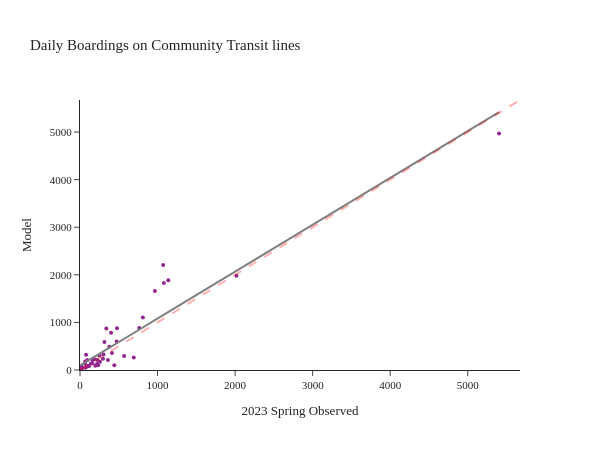

Here is the notebook cell this chart was saved with:
### Code cell
boardings_routes_agency('Community Transit')

### Figure 1 — Plotly figure (JSON) as saved in the notebook; plotly's stock layout.template omitted (floating-point values rounded to 4 significant figures)
{"data": [{"customdata": [["101 Mar P&R-Aur Vill"], ["105 Mariner P&R-Both"], ["106 Mariner P&R-Both"], ["107 Lynnwd-Seaway TC"], ["109 Ash Wy P&R-LkStv"], ["111 Brier-MtLkTer TC"], ["112 MLT TC-Ash P&R"], ["113 Mukilteo-Lynn TC"], ["115 McClm P&R-AurVil"], ["116 Edm-Silver Firs"], ["119 Ash P&R-MLT TC"], ["120 Canyon Pk-Lyn TC"], ["130 Edmonds-Lynnwood"], ["196 Ash W P&R-Edmnds"], ["201 Smokey Pt-Lynnwd"], ["202 Smokey Pt-Lynnwd"], ["209 Smokey Pt-Lk Stv"], ["220 Smoky Pt-Arlngtn"], ["222 Tulalip-Marysvil"], ["227 Arlngtn-Seawy TC"], ["230 Darrngtn-Smky Pt"], ["240 Stanwd-Smokey Pt"], ["247 Stanwd-Seaway TC"], ["270 Gold Bar-Everett"], ["271 Gold Bar-Everett"], ["280 Gran Falls-Evrt"], ["402 Lynn TC-Sea CBD"], ["405 Edm P&R-Sea CBD"], ["410 Mar P&R-Sea CBD"], ["412 Slv Firs-Sea CBD"], ["413 Sw Ck P&R-SeaCBD"], ["415 N Lynn-Sea CBD"], ["416 Edmonds-Sea CBD"], ["417 Mukilteo-Sea CBD"], ["421 Marysvil-Sea CBD"], ["422 Stanwood-Sea CBD"], ["424 Snohomsh-Sea CBD"], ["425 Lk Stvns-Sea CBD"], ["435 Mill Ck-Sea CBD"], ["810-McCol Pk-NGt Stn"], ["821 Marysvl-NGt Stn"], ["860 McCol P&R-NG Stn"], ["871 Edm P&R-NGt Stn"], ["880 Mukilteo-NG Stn"], ["Swift Blue"], ["Swift Green"]], "hovertemplate": "2023 Spring Observed=%{x}<br>Model=%{y}<br>description=%{customdata[0]}<extra></extra>", "legendgroup": "", "marker": {"color": "#91268F", "size": 4, "symbol": "circle"}, "mode": "markers", "name": "", "orientation": "v", "showlegend": false, "type": "scatter", "x": [810.5, 378.0, 67.0, 28.32, 339.3, 4.455, 360.0, 763.8, 965.2, 1072.0, 296.0, 315.5, 473.4, 412.4, 1081.0, 1139.0, 223.3, 160.3, 303.9, 20.95, 16.92, 174.9, 13.25, 65.05, 477.5, 400.2, 442.5, 82.36, 196.8, 258.2, 693.1, 569.0, 104.5, 113.6, 234.9, 66.23, 82.28, 138.7, 220.2, 78.5, 157.9, 185.4, 93.23, 251.6, 5403.0, 2017.0], "xaxis": "x", "y": [1105.0, 490.4, 177.7, 55.62, 872.4, 9.289, 210.4, 880.2, 1662.0, 2206.0, 238.0, 589.9, 598.3, 358.9, 1828.0, 1885.0, 210.6, 211.2, 324.9, 3.795, 69.67, 222.0, 0.8709, 139.0, 875.7, 780.7, 99.13, 61.92, 87.49, 174.9, 263.8, 296.2, 85.13, 76.69, 98.01, 48.59, 80.56, 130.1, 127.9, 319.6, 140.9, 225.0, 208.8, 302.2, 4971.0, 1981.0], "yaxis": "y"}, {"hovertemplate": "<b>OLS trendline</b><br>Model = 0.985629 * 2023 Spring Observed + 94.4574<br>R<sup>2</sup>=0.883590<br><br>2023 Spring Observed=%{x}<br>Model=%{y} <b>(trend)</b><extra></extra>", "legendgroup": "", "line": {"color": "grey", "width": 2}, "marker": {"color": "#91268F", "size": 4, "symbol": "circle"}, "mode": "lines", "name": "", "showlegend": false, "type": "scatter", "x": [4.455, 13.25, 16.92, 20.95, 28.32, 65.05, 66.23, 67.0, 78.5, 82.28, 82.36, 93.23, 104.5, 113.6, 138.7, 157.9, 160.3, 174.9, 185.4, 196.8, 220.2, 223.3, 234.9, 251.6, 258.2, 296.0, 303.9, 315.5, 339.3, 360.0, 378.0, 400.2, 412.4, 442.5, 473.4, 477.5, 569.0, 693.1, 763.8, 810.5, 965.2, 1072.0, 1081.0, 1139.0, 2017.0, 5403.0], "xaxis": "x", "y": [98.85, 107.5, 111.1, 115.1, 122.4, 158.6, 159.7, 160.5, 171.8, 175.6, 175.6, 186.3, 197.5, 206.4, 231.2, 250.1, 252.4, 266.9, 277.2, 288.4, 311.5, 314.5, 325.9, 342.4, 348.9, 386.2, 394.0, 405.4, 428.9, 449.3, 467.1, 488.9, 500.9, 530.6, 561.1, 565.1, 655.3, 777.6, 847.3, 893.3, 1046.0, 1151.0, 1160.0, 1217.0, 2083.0, 5420.0], "yaxis": "y"}], "layout": {"height": 450, "legend": {"tracegroupgap": 0}, "shapes": [{"line": {"color": "Red", "dash": "dash", "width": 2}, "type": "line", "x0": 0, "x1": 5674.0, "y0": 0, "y1": 5674.0}], "title": {"text": "Daily Boardings on Community Transit lines"}, "width": 600, "xaxis": {"anchor": "y", "domain": [0.0, 1.0], "range": [0, 5674.0], "title": {"text": "2023 Spring Observed"}}, "yaxis": {"anchor": "x", "domain": [0.0, 1.0], "range": [0, 5674.0], "title": {"text": "Model"}}}}
